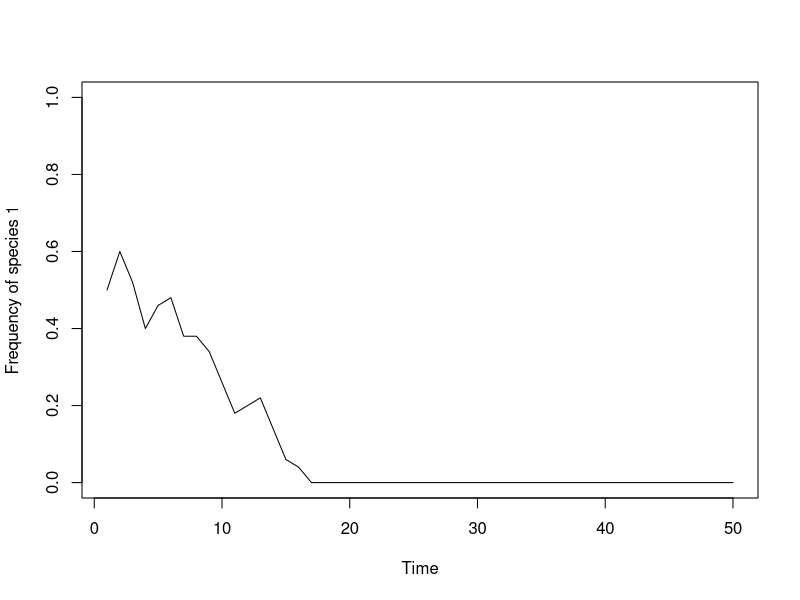

Recreate this plot in R.
## ---- chunk 1
## specify initial community and time instructions
J <- 50
init.1 <- J / 2
COM <- vector(length = J)

COM[1:init.1] <- 1
COM[(init.1 + 1):J] <- 2

num.years <- 50
year <- 2

## Set up vector for data collection
freq.1.vec <- vector(length = num.years)
freq.1.vec[1] <- init.1 / J

## run simulation
for(i in 1:(J * (num.years - 1))) {
  
  freq.1 <- sum(COM == 1) / J
  Pr.1  <- freq.1
  COM[ceiling(J * runif(1))] <- sample(c(1, 2), 1, prob = c(Pr.1, 1 - Pr.1))
  
  if (i %% J == 0){
    freq.1.vec[year] <- sum(COM == 1) / J
    year <- year + 1
  }
}

# graph the results
plot(1:num.years, freq.1.vec, type = "l", 
     xlab = "Time", 
     ylab = "Frequency of species 1", 
     ylim = c(0, 1))
